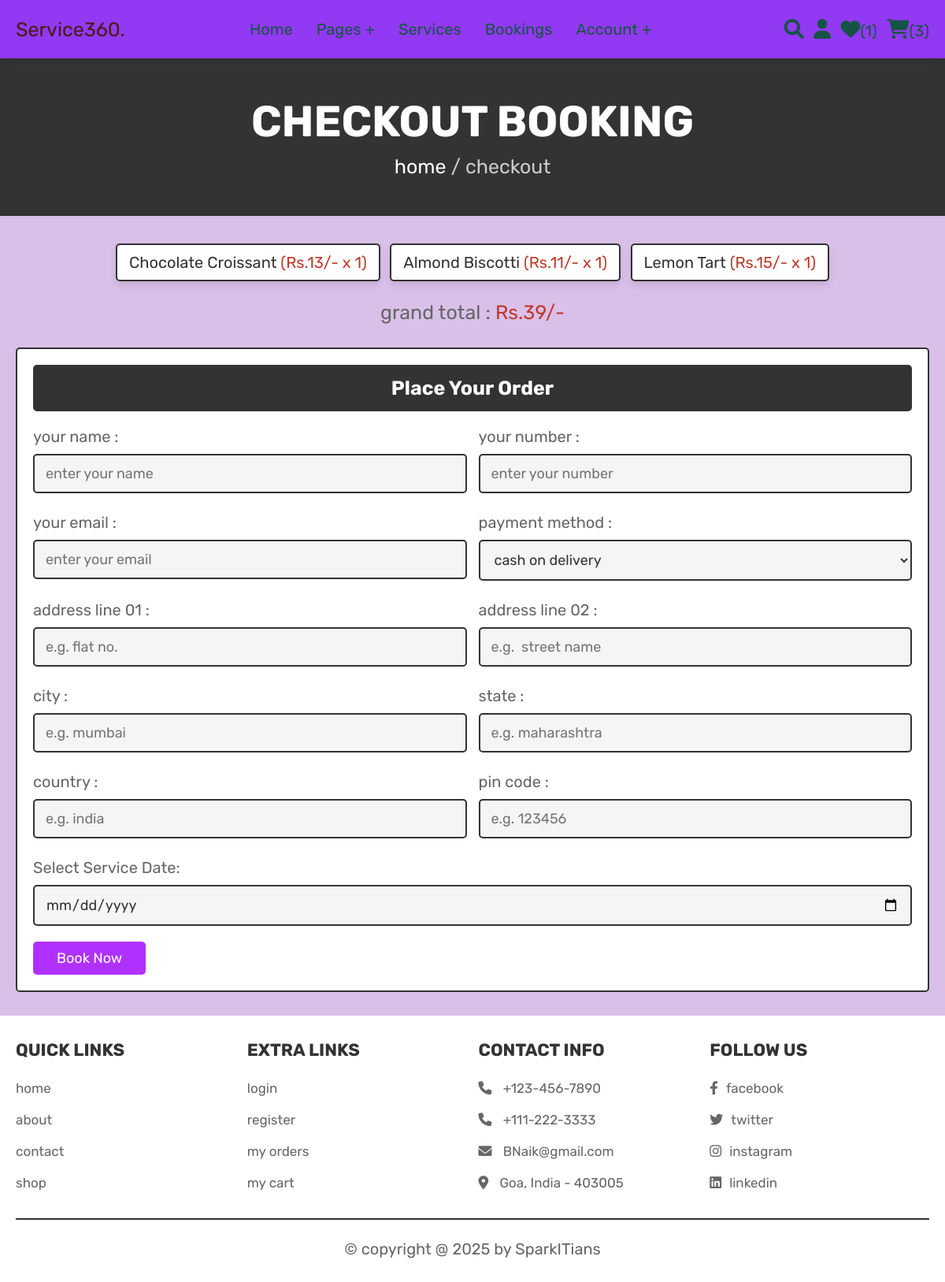
/checkout.php (signed in), run on the app's committed database.
### tables this page shows
CREATE TABLE `cart` (
  `id` int(100) NOT NULL,
  `user_id` int(100) NOT NULL,
  `pid` int(100) NOT NULL,
  `name` varchar(100) NOT NULL,
  `price` int(100) NOT NULL,
  `quantity` int(100) NOT NULL,
  `image` varchar(100) NOT NULL
);

### checkout.php (the view, shortened to what this page needs)
<?php
@include 'config.php';
$user_id = $_SESSION['user_id'];
?>
<!DOCTYPE html>
<html lang="en">
<head>
   <link rel="stylesheet" href="https://cdnjs.cloudflare.com/ajax/libs/font-awesome/6.0.0/css/all.min.css">
   <link rel="stylesheet" href="css/style.css">
</head>
<body>
<?php @include 'header.php'; ?>
<section class="heading">
    <h3>checkout booking</h3>
    <p> <a href="home.php">home</a> / checkout </p>
</section>
<section class="display-order">
    <?php
        $grand_total = 0;
        $select_cart = mysqli_query($conn, "SELECT * FROM `cart` WHERE user_id = '$user_id'") or die('query failed');
        if(mysqli_num_rows($select_cart) > 0){
            while($fetch_cart = mysqli_fetch_assoc($select_cart)){
            $total_price = ($fetch_cart['price'] * $fetch_cart['quantity']);
            $grand_total += $total_price;
    ?>
    <p> <?php echo $fetch_cart['name'] ?> <span>(<?php echo 'Rs.'.$fetch_cart['price'].'/-'.' x '.$fetch_cart['quantity']  ?>)</span> </p>
    <?php
        }
        }else{
            echo '<p class="empty">your cart is empty</p>';
        }
    ?>
    <div class="grand-total">grand total : <span>Rs.<?php echo $grand_total; ?>/-</span></div>
</section>
<section class="checkout">
    <form action="" method="POST">
        <h3>place your order</h3>
        <div class="flex">
            <div class="inputBox">
                <span>your name :</span>
                <input type="text" name="name" placeholder="enter your name">
            </div>
            <div class="inputBox">
                <span>your number :</span>
                <input type="number" name="number" min="0" placeholder="enter your number">
            </div>
            <div class="inputBox">
                <span>your email :</span>
                <input type="email" name="email" placeholder="enter your email">
            </div>
            <div class="inputBox">
                <span>payment method :</span>
                <select name="method">
                    <option value="cash on delivery">cash on delivery</option>
                </select>
            </div>
            <div class="inputBox">
                <span>address line 01 :</span>
                <input type="text" name="flat" placeholder="e.g. flat no.">
            </div>
            <div class="inputBox">
                <span>address line 02 :</span>
                <input type="text" name="street" placeholder="e.g.  street name">
            </div>
            <div class="inputBox">
                <span>city :</span>
                <input type="text" name="city" placeholder="e.g. mumbai">
            </div>
            <div class="inputBox">
                <span>state :</span>
                <input type="text" name="state" placeholder="e.g. maharashtra">
            </div>
            <div class="inputBox">
                <span>country :</span>
                <input type="text" name="country" placeholder="e.g. india">
            </div>
            <div class="inputBox">
                <span>pin code :</span>
                <input type="number" min="0" name="pin_code" placeholder="e.g. 123456">
            </div>
            <div class="inputBox">
            <span>Select Service Date:</span>
    <input type="date" id="service_date" name="service_date" required>
        </div>
        </div>
        <input type="submit" name="order" value="Book Now" class="btn">
    </form>
</section>
<?php @include 'footer.php'; ?>
</body>
</html>

### css/style.css (style rules this page uses)
:root { --pink:#491b15; --red:#c0392b; --orange:#f39c12; --black:#333; --white:#fff; --light-color:#666; --light-white:#ccc; --light-bg:#f5f5f5; --border:.2rem solid var(--black); --box-shadow:0 .5rem 1rem rgba(0,0,0,.1); }
* { font-family: 'Rubik', sans-serif; margin:0; padding:0; box-sizing: border-box; outline: none; border:none; text-decoration: none; transition:all .2s linear; }
html { font-size: 62.5%; overflow-x: hidden; scroll-behavior: smooth; scroll-padding-top: 6.5rem; }
body { background: #d9c0e9; }
section { padding:3rem 2rem; }
.btn, .delete-btn, .option-btn { display: inline-block; border-radius: .5rem; margin-top: 1rem; font-size: 1.8rem; color:var(--white); cursor: pointer; padding:1rem 3rem; text-transform: capitalize; }
.btn { background-color: #b031ff; }
.heading { display: flex; flex-flow: column; align-items: center; justify-content: center; gap:1rem; background-color: var(--black); text-align: center; min-height: 25vh; }
.heading h3 { font-size: 5.5rem; color:var(--white); text-transform: uppercase; }
.heading p { font-size: 2.5rem; color:var(--light-white); }
.heading p a { color:var(--white); }
.display-order { max-width: 1200px; margin:0 auto; text-align: center; padding-bottom: 0; }
.display-order p { display: inline-block; border-radius: .5rem; font-size: 2rem; color:var(--black); padding:1rem 1.5rem; margin:.5rem; background-color: var(--white); box-shadow: var(--box-shadow); border:var(--border); }
.display-order p span { color:var(--red); }
.display-order .grand-total { margin-top: 2rem; font-size: 2.5rem; color:var(--light-color); }
.display-order .grand-total span { color:var(--red); }
.checkout form { background-color: var(--white); border:var(--border); max-width: 1200px; margin:0 auto; border-radius: .5rem; padding:2rem; box-shadow: var(--border); }
.checkout form h3 { padding:1.5rem; font-size: 2.5rem; margin-bottom: 2rem; background-color: var(--black); color:var(--white); border-radius: .5rem; text-align: center; text-transform: capitalize; }
.checkout form .flex { display: flex; flex-wrap: wrap; gap:1.5rem; }
.checkout form .flex .inputBox { flex:1 1 40rem; }
.checkout form .flex .inputBox input, .checkout form .flex .inputBox select { margin:1rem 0; width: 100%; background-color: var(--light-bg); padding:1.2rem 1.4rem; border:var(--border); font-size: 1.8rem; color:var(--black); border-radius: .5rem; }
.checkout form .flex .inputBox span { font-size: 2rem; color:var(--light-color); }

### data on the page
cart: name "Chocolate Croissant", price "13", quantity "1"
cart: name "Almond Biscotti", price "11", quantity "1"
cart: name "Lemon Tart", price "15", quantity "1"

### other printed values
$wishlist_num_rows "1"
$cart_num_rows "3"
$grand_total "39"
